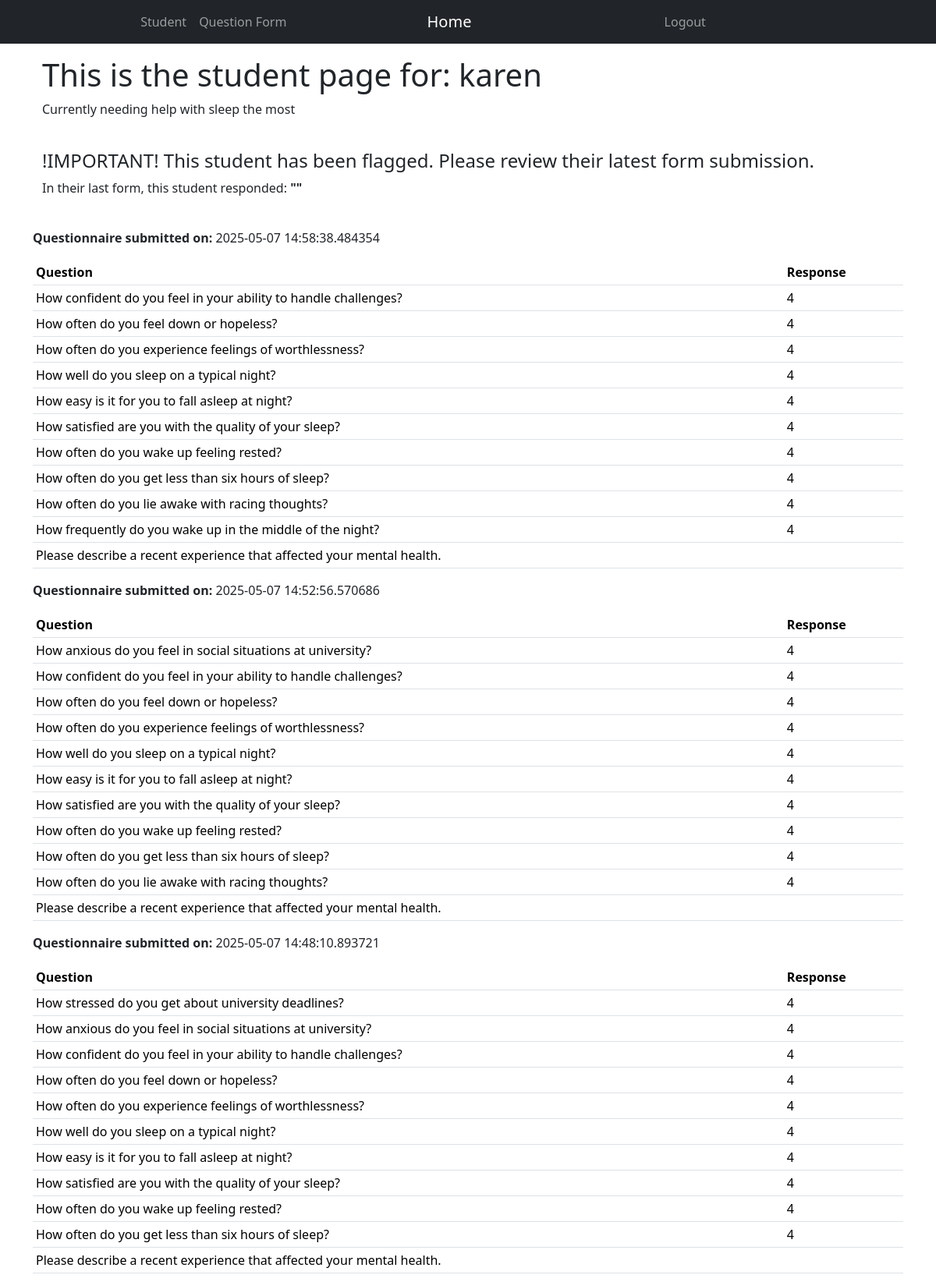
Screenshot of /staff/student/11 (signed in, upper part) with the database file from the repository.
### app/models.py (models this page shows, shortened)
@dataclass
class User(UserMixin, db.Model):
    __tablename__ = 'users'
    uid: so.Mapped[int] = so.mapped_column(primary_key=True)
    name: so.Mapped[str] = so.mapped_column(sa.String(32), index=True)
    username: so.Mapped[str] = so.mapped_column(sa.String(32), index=True)
    university_email: so.Mapped[str] = so.mapped_column(sa.String(120), index=True, unique=True)
    password_hash: so.Mapped[Optional[str]] = so.mapped_column(sa.String(256))
    role: so.Mapped[str] = so.mapped_column(sa.String(10), default="Student")
    __mapper_args__ = {
        "polymorphic_identity": "user",
        "polymorphic_on": role,
    }

class Admin(User):
    __mapper_args__ = {
        "polymorphic_identity": "Admin"
    }

class Student(User):
    __tablename__ = "students"
    uid: so.Mapped[int] = so.mapped_column(ForeignKey("users.uid"), primary_key=True)
    student_id: so.Mapped[int] = so.mapped_column(index=True)
    flagged: so.Mapped[bool] = so.mapped_column(sa.Boolean(), default=False)
    anonymous: so.Mapped[bool] = so.mapped_column(sa.Boolean(), default=True)
    forms_completed: so.Mapped[int] = so.mapped_column(default=0)
    best_category: so.Mapped[Optional[str]] = so.mapped_column(default=None)
    worst_category: so.Mapped[Optional[str]] = so.mapped_column(default=None)
    answers: so.Mapped[list["Answer"]] = relationship(back_populates="student", cascade="all, delete-orphan")
    __mapper_args__ = {
        "polymorphic_identity": "Student"
    }

class Answer(db.Model):
    __tablename__ = "Answers"
    form_number: so.Mapped[int] = so.mapped_column(primary_key=True)
    submission_date: so.Mapped[datetime.datetime] = so.mapped_column(DateTime(timezone=True), default=None)
    qid: so.Mapped[int] = so.mapped_column(ForeignKey(Question.qid), primary_key=True)
    uid: so.Mapped[int] = so.mapped_column(ForeignKey(Student.uid), primary_key=True)
    type: so.Mapped[str] = so.mapped_column(sa.String(16), default="Likert")
    content: so.Mapped[str] = so.mapped_column(sa.String(256))
    student: so.Mapped["Student"] = relationship(back_populates="answers")
    question: so.Mapped["Question"] = relationship(back_populates="answers")

class Question(db.Model):
    __tablename__ = "questions"
    __table_args__ = (
        sa.UniqueConstraint("label", "priority"),
    )
    qid: so.Mapped[int] = so.mapped_column(primary_key=True)
    text: so.Mapped[str] = so.mapped_column(sa.String(256))
    type: so.Mapped[str] = so.mapped_column(sa.String(16), default="Likert")
    priority: so.Mapped[int] = so.mapped_column()
    label: so.Mapped[str] = so.mapped_column(sa.String(32))
    answers: so.Mapped["Answer"] = relationship(back_populates="question")

### app/views.py (the view)
@app.route("/staff/student/<int:id>")
@login_required
def view_student(id):
    student = db.session.get(Student, id)
    answers_by_submission = {}
    for answer in student.answers:
        if answer.submission_date not in answers_by_submission:
            answers_by_submission[answer.submission_date] = []
        answers_by_submission[answer.submission_date].append(answer)
    answers_by_submission = dict(sorted(answers_by_submission.items(), reverse=True))
    if not student.anonymous:
        student = VisibleStudent(student)
    student_attr = student.display_attributes()
    recent_response = []
    if answers_by_submission:
        recent_response = list(answers_by_submission.values())[0][10].content
    return render_template('view_student.html', title="View Student", student_attr=student_attr, answers_by_submission=dict(answers_by_submission), recent_response=recent_response)

### app/models.py (called while the page is built)
@login.user_loader
def load_user(id):
    return db.session.get(User, int(id))

    def display_attributes(self):
        return {
            "uid": self.student.uid,
            "name": self.student.name,
            "username": self.student.username,
            "role": self.student.role,
            "university_email": self.student.university_email,
            "student_id": self.student.student_id,
            "forms_completed": self.student.forms_completed,
            "anonymous": self.student.anonymous,
            "flagged": self.student.flagged,
            "best_category": self.student.best_category,
            "worst_category": self.student.worst_category,
        }

### app/templates/view_student.html (shortened to what this page needs)
{% extends "base.html" %}
{% block content %}
<div class="container">
<h1>This is the student page for: {{ student_attr['name'] }}</h1>
    <p>Currently needing help with {{ student_attr['worst_category'] }} the most</p>
    <br>
    {% if student_attr['flagged'] %}
        <h4>!IMPORTANT! This student has been flagged. Please review their latest form submission.</h4>
        <p>In their last form, this student responded: <b>"{{ recent_response }}"</b></p>
    {% endif %}
    <br>
</div>
{% for submission_date, answers in answers_by_submission.items() %}
    <p><strong>Questionnaire submitted on:</strong> {{ submission_date }}</p>
<table class="table table-sm">
    <thead>
        <tr>
            <th scope="col">Question</th>
            <th scope="col">Response</th>
        </tr>
    </thead>
    <tbody>
        {% for answer in answers %}
        <tr>
            <td>{{ answer.question.text }}</td>
            <td>{{ answer.content }}</td>
        </tr>
        {% endfor %}
    </tbody>
</table>
{% endfor %}
    {% if student_attr["flagged"] %}
<br>
    {% endif %}
<br>
{% endblock %}

### rows the page displays
Admin: name "karen"
Student: worst_category "sleep"
Answer: answers_by_submission "2025-05-07 14:58:38.484354", question.text "How confident do you feel in your ability to handle challenges?", content "4"
Answer: question.text "How often do you feel down or hopeless?", content "4"
Answer: question.text "How often do you experience feelings of worthlessness?", content "4"
Answer: question.text "How well do you sleep on a typical night?", content "4"
Answer: question.text "How easy is it for you to fall asleep at night?", content "4"
Answer: question.text "How satisfied are you with the quality of your sleep?", content "4"
Answer: question.text "How often do you wake up feeling rested?", content "4"
Answer: question.text "How often do you get less than six hours of sleep?", content "4"
Answer: question.text "How often do you lie awake with racing thoughts?", content "4"
Answer: question.text "How frequently do you wake up in the middle of the night?", content "4"
Answer: question.text "Please describe a recent experience that affected your mental health."
Answer: answers_by_submission "2025-05-07 14:52:56.570686", question.text "How anxious do you feel in social situations at university?", content "4"
Answer: question.text "How confident do you feel in your ability to handle challenges?", content "4"
Answer: question.text "How often do you feel down or hopeless?", content "4"
Answer: question.text "How often do you experience feelings of worthlessness?", content "4"
Answer: question.text "How well do you sleep on a typical night?", content "4"
Answer: question.text "How easy is it for you to fall asleep at night?", content "4"
Answer: question.text "How satisfied are you with the quality of your sleep?", content "4"
Answer: question.text "How often do you wake up feeling rested?", content "4"
Answer: question.text "How often do you get less than six hours of sleep?", content "4"
Answer: question.text "How often do you lie awake with racing thoughts?", content "4"
Answer: question.text "Please describe a recent experience that affected your mental health."
Answer: answers_by_submission "2025-05-07 14:48:10.893721", question.text "How stressed do you get about university deadlines?", content "4"
Answer: question.text "How anxious do you feel in social situations at university?", content "4"
Answer: question.text "How confident do you feel in your ability to handle challenges?", content "4"
Answer: question.text "How often do you feel down or hopeless?", content "4"
Answer: question.text "How often do you experience feelings of worthlessness?", content "4"
Answer: question.text "How well do you sleep on a typical night?", content "4"
Answer: question.text "How easy is it for you to fall asleep at night?", content "4"
Answer: question.text "How satisfied are you with the quality of your sleep?", content "4"
Answer: question.text "How often do you wake up feeling rested?", content "4"
Answer: question.text "How often do you get less than six hours of sleep?", content "4"
Answer: question.text "Please describe a recent experience that affected your mental health."
